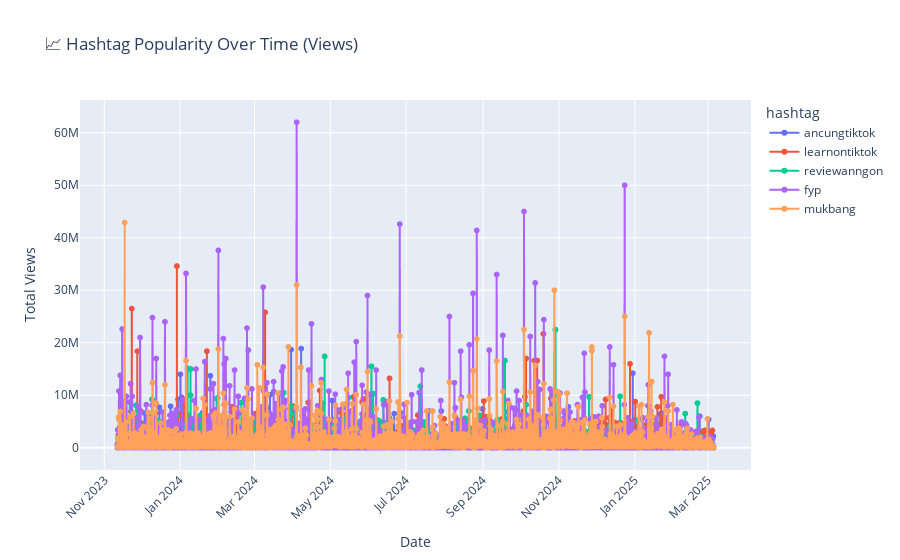

The notebook cell saved with this chart:
### Code cell
# Step 1: Analyze hashtag trends
trends_df = analyze_hashtag_trends(video_info_df, top_n=5)

# Step 2: Plot the trends
plot_hashtag_trends(trends_df)

### Figure 1 — Plotly figure (JSON) as saved in the notebook; plotly's stock layout.template omitted (floating-point values rounded to 4 significant figures; data arrays with more than 128 entries replaced by an {"elided": "..."} marker saying what was removed)
{"data": [{"hovertemplate": "hashtag=ancungtiktok<br>Date=%{x}<br>Total Views=%{y}<extra></extra>", "legendgroup": "ancungtiktok", "line": {"color": "#636efa", "dash": "solid"}, "marker": {"symbol": "circle"}, "mode": "lines+markers", "name": "ancungtiktok", "showlegend": true, "type": "scattergl", "x": {"elided": "17891 str values"}, "xaxis": "x", "y": {"elided": "17891 int values"}, "yaxis": "y"}, {"hovertemplate": "hashtag=learnontiktok<br>Date=%{x}<br>Total Views=%{y}<extra></extra>", "legendgroup": "learnontiktok", "line": {"color": "#EF553B", "dash": "solid"}, "marker": {"symbol": "circle"}, "mode": "lines+markers", "name": "learnontiktok", "showlegend": true, "type": "scattergl", "x": {"elided": "14683 str values"}, "xaxis": "x", "y": {"elided": "14683 int values"}, "yaxis": "y"}, {"hovertemplate": "hashtag=reviewanngon<br>Date=%{x}<br>Total Views=%{y}<extra></extra>", "legendgroup": "reviewanngon", "line": {"color": "#00cc96", "dash": "solid"}, "marker": {"symbol": "circle"}, "mode": "lines+markers", "name": "reviewanngon", "showlegend": true, "type": "scattergl", "x": {"elided": "6574 str values"}, "xaxis": "x", "y": {"elided": "6574 int values"}, "yaxis": "y"}, {"hovertemplate": "hashtag=fyp<br>Date=%{x}<br>Total Views=%{y}<extra></extra>", "legendgroup": "fyp", "line": {"color": "#ab63fa", "dash": "solid"}, "marker": {"symbol": "circle"}, "mode": "lines+markers", "name": "fyp", "showlegend": true, "type": "scattergl", "x": {"elided": "4799 str values"}, "xaxis": "x", "y": {"elided": "4799 int values"}, "yaxis": "y"}, {"hovertemplate": "hashtag=mukbang<br>Date=%{x}<br>Total Views=%{y}<extra></extra>", "legendgroup": "mukbang", "line": {"color": "#FFA15A", "dash": "solid"}, "marker": {"symbol": "circle"}, "mode": "lines+markers", "name": "mukbang", "showlegend": true, "type": "scattergl", "x": {"elided": "1988 str values"}, "xaxis": "x", "y": {"elided": "1988 int values"}, "yaxis": "y"}], "layout": {"legend": {"title": {"text": "hashtag"}, "tracegroupgap": 0}, "title": {"text": "📈 Hashtag Popularity Over Time (Views)"}, "xaxis": {"anchor": "y", "domain": [0, 1], "tickangle": -45, "title": {"text": "Date"}}, "yaxis": {"anchor": "x", "domain": [0, 1], "title": {"text": "Total Views"}}}}
